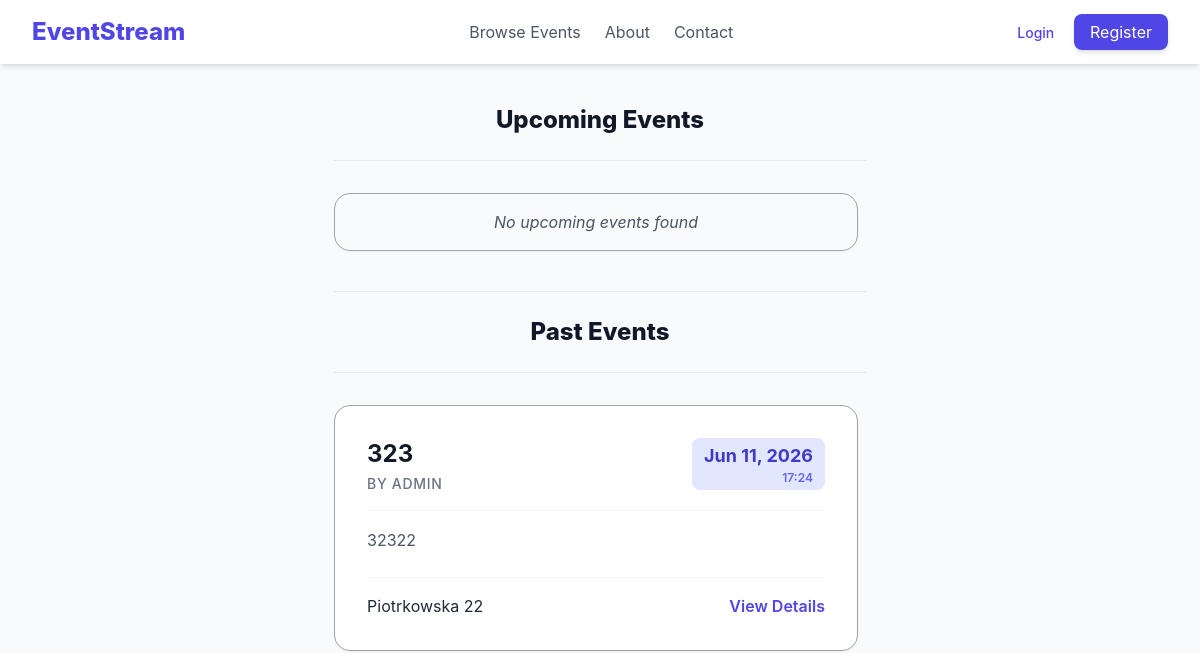
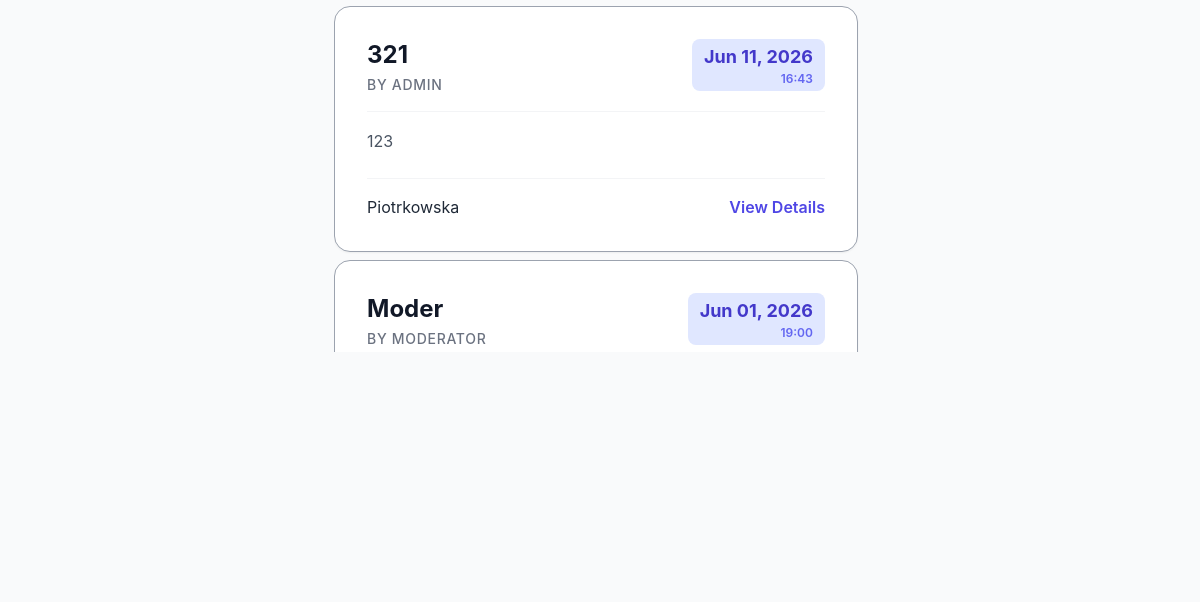
Page /events/ (upper part) on the earlier database version (2 pictures, top to bottom).
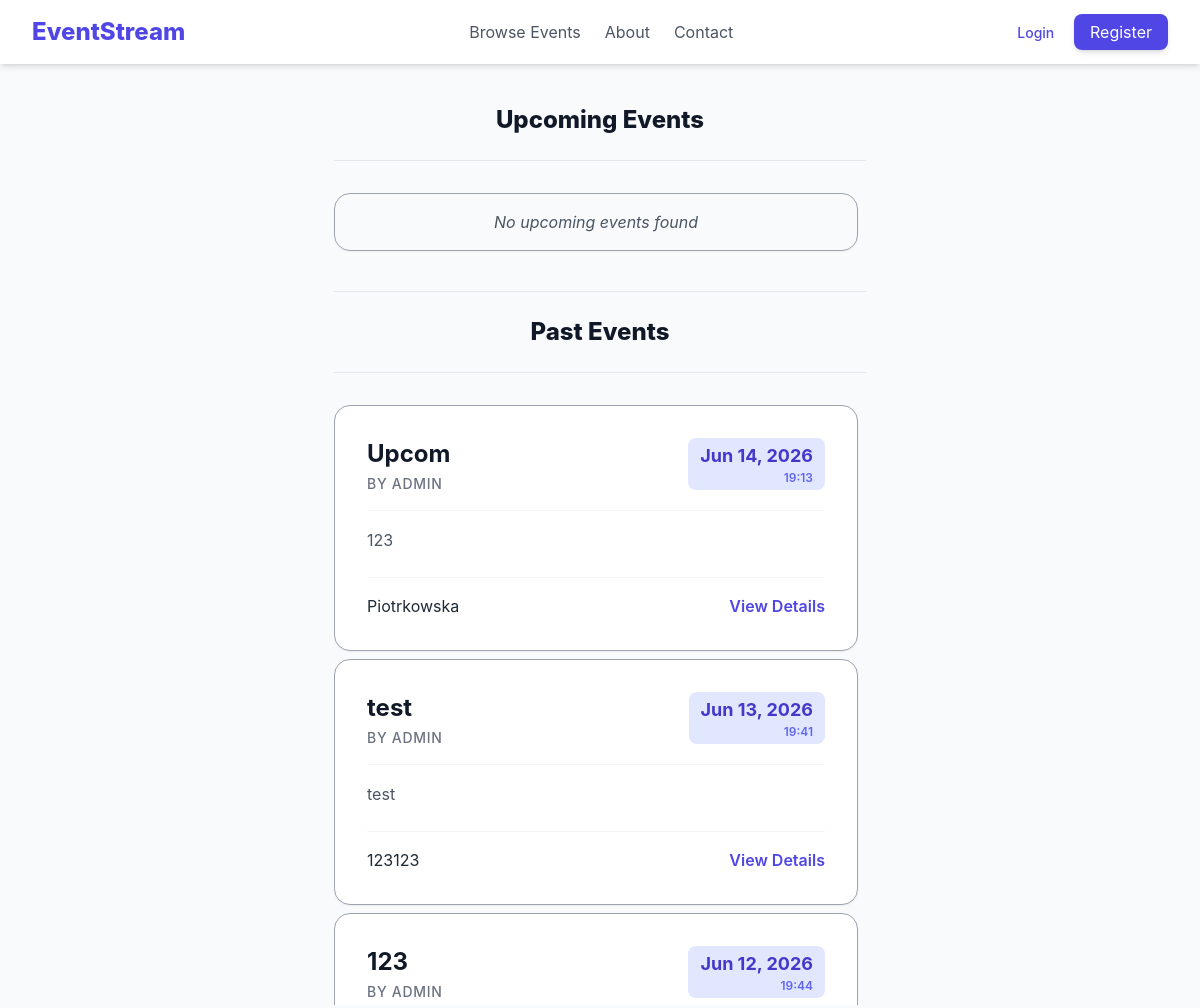
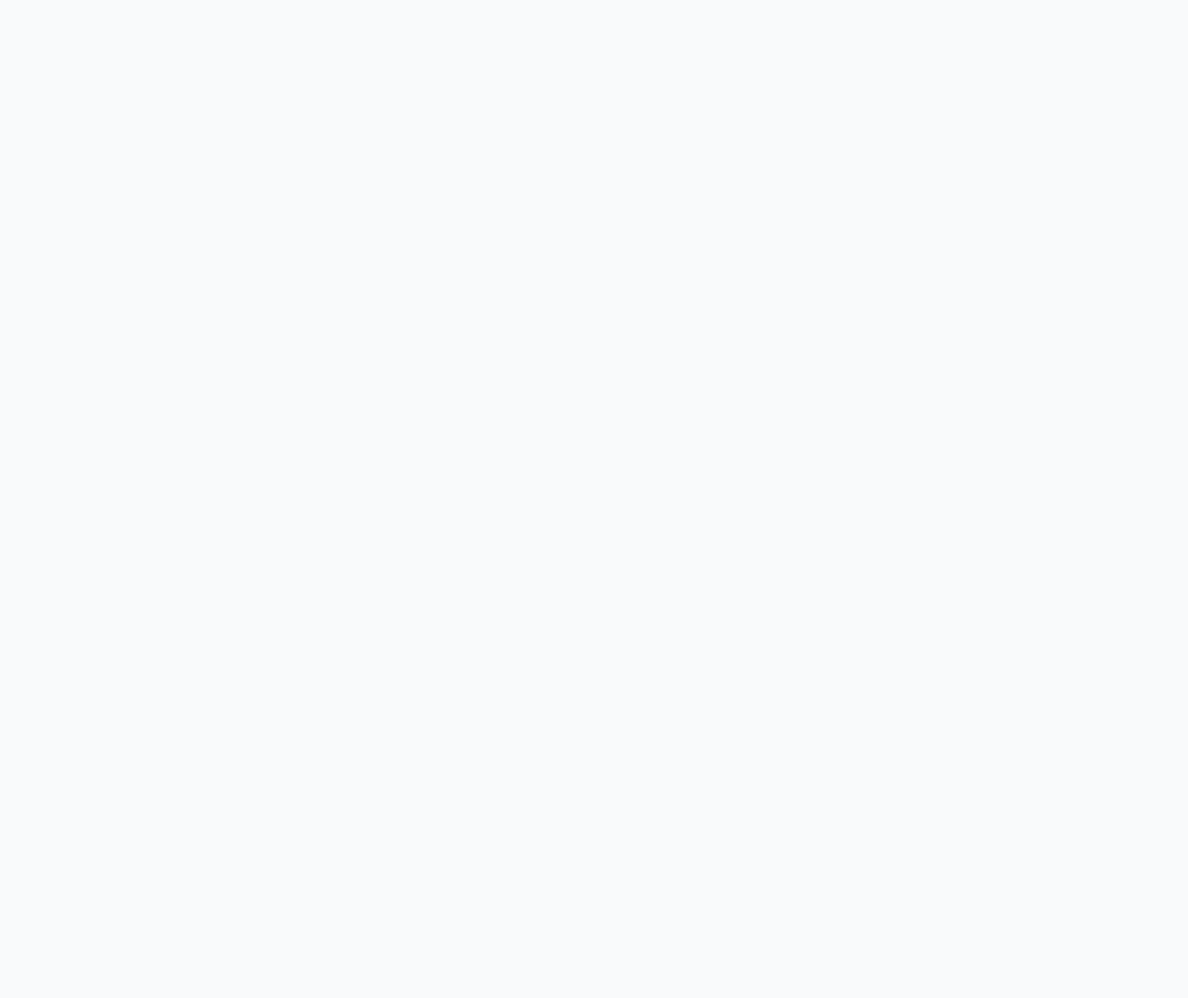
Same page on the later database version (2 pictures, top to bottom).
### events/models.py (models this page shows, shortened)
class Event(models.Model):
    title = models.CharField(max_length=200)
    description = models.TextField()
    location = models.CharField(max_length=255)
    date_time = models.DateTimeField()
    creator = models.ForeignKey(settings.AUTH_USER_MODEL, on_delete=models.CASCADE)
    created_at = models.DateTimeField(auto_now_add=True)
    updated_at = models.DateTimeField(auto_now=True)
    max_attendance = models.IntegerField(default=0, blank=True)

### users/models.py (models this page shows, shortened)
class CustomUser(AbstractUser):
    username = models.CharField(max_length=200, unique=True)
    email = models.EmailField(null=True)
    first_name = models.CharField(max_length=20, blank=True)
    last_name = models.CharField(max_length=20, blank=True)
    subscribed_to_event = models.BooleanField(default=False)
    is_moderator = models.BooleanField(
        default=False,
        help_text='User is moderator or not.'
    )

### events/views.py (the view)
# urls.py: path('', views.EventListView.as_view(), name='event_list'),
class EventListView(ListView):
    model = Event
    context_object_name = 'events'
    template_name = 'events/event_list.html'
    def get_context_data(self, **kwargs):
        context = super().get_context_data(**kwargs)
        now = timezone.now()
        context['upcoming_events'] = Event.objects.filter(date_time__gte=now).order_by('date_time')
        context['past_events'] = Event.objects.filter(date_time__lt=now).order_by('-date_time')
        return context

### events/templates/events/event_list.html (shortened to what this page needs)
{% extends "base.html" %}
{% block content %}
    <div class="flex justify-between items-center mb-8 border-b border-gray-200 pb-6 flex-col items-center">
        <h1 class="text-center text-2xl font-extrabold text-gray-900">Upcoming Events</h1>
    </div>
    {% if events %}
        <div class="gap-2 grid overflow-y-auto max-h-[600px] pr-2">
            {% if not upcoming_events %}
                <div class="border border-gray-400 rounded-2xl p-4 shadow-sm mb-2 italic ">
                    <p class="text-center text-gray-600">No upcoming events found</p>
                </div>
            {% endif %}
        </div>
        <div class="flex justify-between items-center mb-8 border-b border-gray-200 border-t pb-6 flex-col items-center pt-6 mt-8">
        <h1 class="text-center text-2xl font-extrabold text-gray-900 ">Past Events</h1>
        </div>
        <div class="gap-2 grid overflow-y-auto max-h-[600px] pr-2">
            {% if not past_events %}
                <div class="border border-gray-300 rounded-2xl p-4 shadow-sm mb-2 italic ">
                    <p class="text-center text-gray-600">No past events found</p>
                </div>
            {% else %}
            {% for event in past_events %}
                <div class="bg-white p-8 rounded-2xl shadow-sm border border-gray-400 hover:shadow-xl transition-shadow duration-300">
                    <div class="flex justify-between items-start mb-4">
                        <div>
                            <h2 class="text-2xl font-bold text-gray-900 hover:text-indigo-600 transition">
                                <a href="{% url 'event_detail' event.pk %}">{{ event.title }}</a>
                            </h2>
                            <p class="text-sm font-medium text-gray-500 mt-1 uppercase tracking-wider">
                                By {{ event.creator.username }}
                            </p>
                        </div>
                        <div class="text-right bg-indigo-100 px-3 py-1 rounded-lg">
                            <p class="text-lg font-bold text-indigo-700">{{ event.date_time|date:"M d, Y" }}</p>
                            <p class="text-xs font-semibold text-indigo-500">{{ event.date_time|time:"H:i" }}</p>
                        </div>
                    </div>
                    <div class="flex justify-between items-center pt-4 border-t border-gray-100">
                        <p class="text-gray-600 mb-6 line-clamp-3 leading-relaxed">{{ event.description }}</p>
                    </div>
                    <div class="flex justify-between items-center pt-4 border-t border-gray-100">
                        {{ event.location }}
                        <a href="{% url 'event_detail' event.pk %}" class="text-indigo-600 font-semibold hover:text-indigo-800 transition">
                            View Details
                        </a>
                    </div>
                </div>
            {% endfor %}
            {% endif %}
        </div>
    {% endif %}
    {% if events %}
    <div class="flex p-5 flex-col items-center">
    </div>
    {% endif %}
{% endblock %}

Differences in the rows shown:
no longer on this page (row unchanged): Event: title "323", creator.username "ADMIN", date_time "Jun 11, 2026", date_time "17:24", description "32322", location "Piotrkowska 22"
no longer on this page (row unchanged): Event: title "321", creator.username "ADMIN", date_time "Jun 11, 2026", date_time "16:43", description "123", location "Piotrkowska"
no longer on this page (row unchanged): Event: title "Moder", creator.username "MODERATOR", date_time "Jun 01, 2026", date_time "19:00"
added Event: title "Upcom", creator.username "ADMIN", date_time "Jun 14, 2026", date_time "19:13", description "123", location "Piotrkowska"
added Event: title "test", creator.username "ADMIN", date_time "Jun 13, 2026", date_time "19:41", description "test", location "123123"
added Event: title "123", creator.username "ADMIN", date_time "Jun 12, 2026", date_time "19:44"
